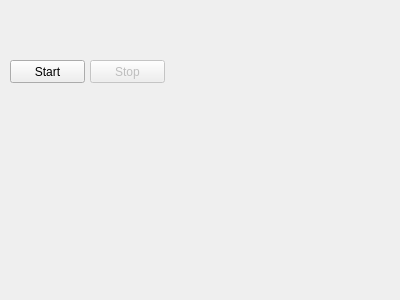
<?xml version="1.0" encoding="UTF-8"?>
<ui version="4.0">
 <class>MainWindow</class>
 <widget class="QMainWindow" name="MainWindow">
  <property name="geometry">
   <rect>
    <x>0</x>
    <y>0</y>
    <width>400</width>
    <height>300</height>
   </rect>
  </property>
  <property name="windowTitle">
   <string>MainWindow</string>
  </property>
  <widget class="QWidget" name="centralWidget">
   <widget class="QPushButton" name="pb_Start">
    <property name="geometry">
     <rect>
      <x>10</x>
      <y>60</y>
      <width>75</width>
      <height>23</height>
     </rect>
    </property>
    <property name="text">
     <string>Start</string>
    </property>
   </widget>
   <widget class="QPushButton" name="pb_Stop">
    <property name="enabled">
     <bool>false</bool>
    </property>
    <property name="geometry">
     <rect>
      <x>90</x>
      <y>60</y>
      <width>75</width>
      <height>23</height>
     </rect>
    </property>
    <property name="text">
     <string>Stop</string>
    </property>
   </widget>
  </widget>
 </widget>
 <layoutdefault spacing="6" margin="11"/>
 <resources/>
 <connections/>
</ui>
